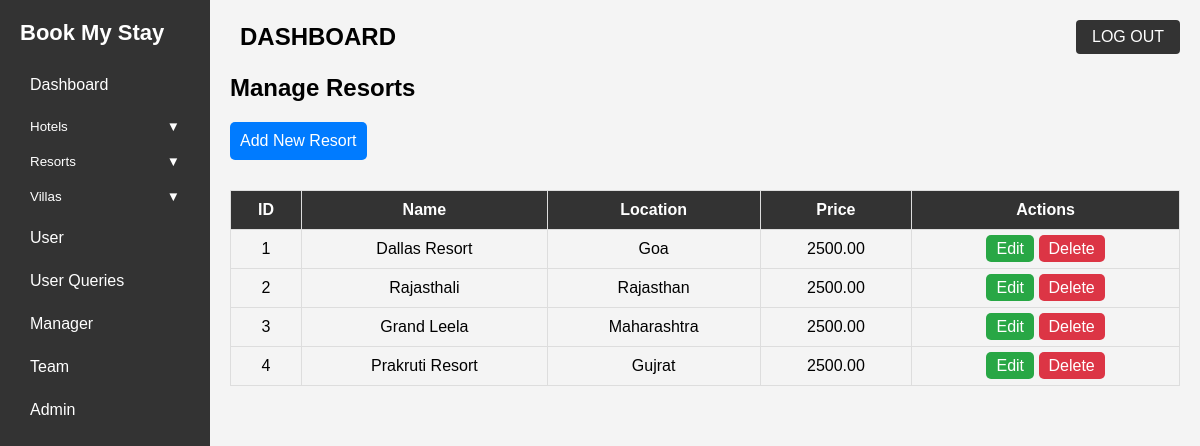
/admin/dashboard.php?page=resort.php (signed in), run on the app's committed database.
### tables this page shows
CREATE TABLE `resorts1` (
  `id` int(11) NOT NULL,
  `name` varchar(255) NOT NULL,
  `location` varchar(255) NOT NULL,
  `price` decimal(10,2) NOT NULL,
  `description` text DEFAULT NULL,
  `features` text NOT NULL,
  `facilities` text NOT NULL,
  `guest_capacity` varchar(50) NOT NULL,
  `area` varchar(50) NOT NULL,
  `image_url` varchar(255) DEFAULT NULL,
  `iframe` varchar(2000) NOT NULL
);

### admin/resort.php (the view, shortened to what this page needs)
<?php
$conn = mysqli_connect("localhost", "root", "", "bookmyroom") or die("Database Error");
$result = mysqli_query($conn, "SELECT * FROM resorts1");
?>
<!DOCTYPE html>
<html lang="en">
<head>
</head>
<body>
    <h2>Manage Resorts</h2>
    <a href="insertresort.php" class="add-btn">Add New Resort</a>
    <table>
        <tr>
            <th>ID</th>
            <th>Name</th>
            <th>Location</th>
            <th>Price</th>
            <th>Actions</th>
        </tr>
        <?php while ($row = mysqli_fetch_assoc($result)): ?>
            <tr>
                <td><?php echo $row['id']; ?></td>
                <td><?php echo $row['name']; ?></td>
                <td><?php echo $row['location']; ?></td>
                <td><?php echo $row['price']; ?></td>
                <td>
                    <a href="editresort.php?id=<?php echo $row['id']; ?>" class="edit-btn">Edit</a>
                    <a href="deleteresort.php?delete_id=<?php echo $row['id']; ?>" class="delete-btn" onclick="return confirm('Are you sure you want to delete this resort?');">Delete</a>
                </td>
            </tr>
        <?php endwhile; ?>
    </table>
</body>
</html>

### admin/dashboard.php (style rules this page uses)
* { margin: 0; padding: 0; box-sizing: border-box; }
body { font-family: Arial, sans-serif; background-color: #f4f4f4; display: flex; }

### admin/resort.php (style rules this page uses)
body { font-family: Arial, sans-serif; background-color: #f4f4f4; }
table { width: 100%; border-collapse: collapse; margin-top: 20px; }
th, td { border: 1px solid #ddd; padding: 10px; text-align: center; }
th { background-color: #333; color: white; }
a { text-decoration: none; padding: 5px 10px; border-radius: 5px; color: white; }
.edit-btn { background-color: #28a745; }
.delete-btn { background-color: #dc3545; }
.add-btn { background-color: #007bff; padding: 10px; margin-top: 20px; display: inline-block; margin-bottom: 10px; }

### data on the page
resorts1: id "1", name "Dallas Resort", location "Goa", price "2500.00"
resorts1: id "2", name "Rajasthali", location "Rajasthan", price "2500.00"
resorts1: id "3", name "Grand Leela", location "Maharashtra", price "2500.00"
resorts1: id "4", name "Prakruti Resort", location "Gujrat", price "2500.00"
